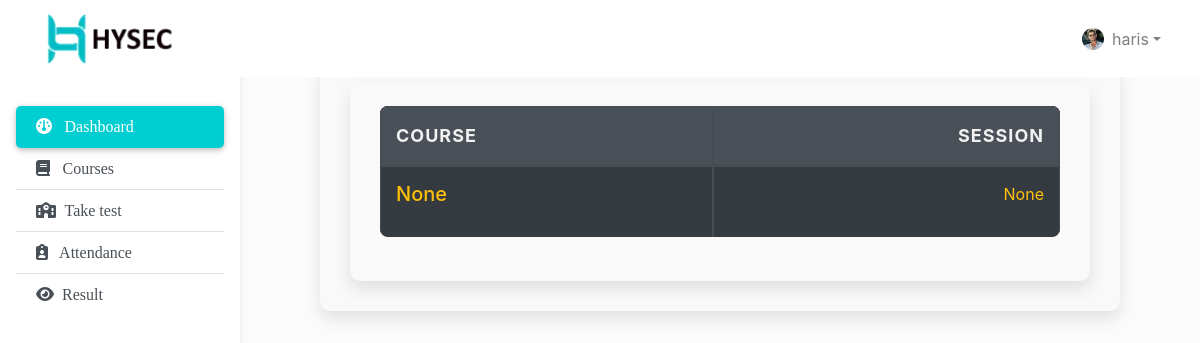
The page /studentmenu (signed in) on the database its author committed.
### home/models.py (models this page shows, shortened)
class Studentprofile(models.Model):
    user = models.OneToOneField(User, on_delete=models.CASCADE)
    rollid = models.AutoField(primary_key=True)
    address = models.CharField(max_length=300, null=True)
    gender = models.CharField(max_length=50, choices=g, default="Male")
    course = models.ForeignKey(Course, on_delete=models.SET_NULL, null=True, blank=False)  # Change to SET_NULL
    session = models.ForeignKey(Session, on_delete=models.SET_NULL, null=True)  # Change to SET_NULL
    photo = models.ImageField(null=True)
    date = models.DateField(default=now)

### home/views.py (the view)
# urls.py: path('studentmenu',views.smenu,name='studentmenu'),
def smenu(request):
    sp = Studentprofile.objects.filter(user=request.user)
    return render(request,'studentmenu.html',{'sp':sp})

### templates/studentmenu.html (shortened to what this page needs)
{% extends "student.html" %}
{% block body %}
<div class="container py-4">
    {% for Studentprofile in sp %}
    <table class="table table-bordered table-dark">
        <thead>
            <tr>
                <th scope="col">Course</th>
                <th scope="col" class="text-right">Session</th>
            </tr>
        </thead>
        <tbody>
            <tr>
                <td>
                    <h5>{{ Studentprofile.course }}</h5>
                </td>
                <td>
                    <p class="session-text text-right">{{ Studentprofile.session }}</p>
                </td>
            </tr>
        </tbody>
    </table>
    {% endfor %}
</div>
{% endblock body %}

### templates/student.html (shortened to what this page needs)
<!doctype html>
<html lang="en">
  <head>
    <link rel="stylesheet" href="https://cdnjs.cloudflare.com/ajax/libs/font-awesome/6.4.2/css/all.min.css"/>
    <link rel="stylesheet" href="https://stackpath.bootstrapcdn.com/bootstrap/4.4.1/css/bootstrap.min.css">
   </head>
<body>
 {% url "studentmenu" as studentmenu %}
 {% url "scourse" as scourse %}
 {% url "tests" as tests %}
 {% url "student_attendance" as student_attendance %}
 {% url "student_result" as student_result %}
  <nav
       id="sidebarMenu"
       class="collapse d-lg-block sidebar collapse bg-white"
       >
    <div class="position-sticky py-4">
      <div class="list-group list-group-flush mx-3 mt-4">
        <a
           href="/studentmenu"
           class="list-group-item list-group-item-action py-2 ripple {% if request.path == studentmenu%} active {% endif %}}"
           >
           <i class="fa-solid fa-gauge"></i>
          <span style="font-family:verdana;">&nbsp Dashboard</span>
        </a>
        <a
           href="#"
           class="list-group-item list-group-item-action py-2 ripple {% if request.path == courses%} active {% endif %}"
           ><i class="fa-solid fa-book"></i>
           </i><span style="font-family:verdana;">&nbsp Courses</span></a
          >
          <a
          href="/tests"
          class="list-group-item list-group-item-action py-2 ripple {% if request.path == tests%} active {% endif %}"
          ><i class="fa-solid fa-school"></i>
          </i><span style="font-family:verdana;">&nbspTake test</span></a
         >
          <a
          href="/student_attendance"
          class="list-group-item list-group-item-action py-2 ripple {% if request.path == student_attendance%} active {% endif %}"
          ><i class="fa-solid fa-clipboard-user"></i><span style="font-family:verdana;">&nbsp&nbsp Attendance</span></a
         >
         <a
         href="/student_result"
         class="list-group-item list-group-item-action py-2 ripple {% if request.path == student_result%} active {% endif %}"
         ><i class="fa-solid fa-eye"></i><span style="font-family:verdana;">&nbsp Result</span></a
        >
      </div>
    </div>
  </nav>
  <nav
       id="main-navbar"
       class="navbar navbar-expand-lg navbar-light  fixed-top"
       style="background-color:#ffffff;"
       >
    <div class="container-fluid">
      <a class="navbar-brand" href="#">
        <img
             src="/static/img/logo.png"
             height="auto"
             alt=""
             width="200"
             loading="lazy"
             />
      </a>
      <ul class="navbar-nav ms-auto d-flex flex-row">
        {% if user.is_authenticated %}
        <li class="nav-item dropdown">
          <a
             class="nav-link dropdown-toggle hidden-arrow d-flex align-items-center"
             href="#"
             id="navbarDropdownMenuLink"
             role="button"
             data-toggle="dropdown"
             aria-expanded="false"
             >
             {% for Studentprofile in sp %}
             {%if Studentprofile.photo%}
            <img
                 src="{{Studentprofile.photo.url}}"
                 class="rounded-circle mr-2"
                 height="22"
                 alt=""
                 loading="lazy"
                 />
                 {% endif %}
                 {% endfor %}
                 {{request.user}}
          </a>
          {% endif %}
        </li>
      </ul>
    </div>
  </nav>
<main style="margin-top: 58px">
  <div class="container pt-4">
{% block body %}
{% endblock body %}
</main>
</body>
   </body>
</html>

### templates/student.html (style rules this page uses)
body { background-color: #fbfbfb; }
@media (min-width: 991.98px) { main { padding-left: 240px; } }
.sidebar { position: fixed; top: 0; bottom: 0; left: 0; padding: 58px 0 0; box-shadow: 0 2px 5px 0 rgb(0 0 0 / 5%), 0 2px 10px 0 rgb(0 0 0 / 5%); width: 240px; z-index: 600; }
.sidebar .active { border-radius: 5px; box-shadow: 0 2px 5px 0 rgb(0 0 0 / 16%), 0 2px 10px 0 rgb(0 0 0 / 12%); background-color:#00CED1; border-color:#00CED1; }

### templates/studentmenu.html (style rules this page uses)
.container { max-width: 800px; margin: 0 auto; background-color: #f9f9f9; padding: 30px; border-radius: 10px; box-shadow: 0 8px 16px rgba(0, 0, 0, 0.1); }
.table { width: 100%; margin-bottom: 20px; border-collapse: separate; border-spacing: 0; background-color: #343a40; color: #fff; border-radius: 8px; overflow: hidden; }
.table th, .table td { padding: 15px; border-bottom: 1px solid rgba(255, 255, 255, 0.1); text-align: left; }
.table th { background-color: #495057; font-size: 18px; text-transform: uppercase; letter-spacing: 1px; color: #f1f1f1; }
.table td { font-size: 16px; }
h5 { font-size: 20px; color: #ffc107; }
.text-right { text-align: right; }
.table tbody tr:last-child td { border-bottom: none; }
.session-text { font-size: 16px; color: #ffc107; }

### rows shown on the page
Studentprofile: photo (picture), course "None", session "None"

### other values the page prints
{{ request.user }} "haris"
